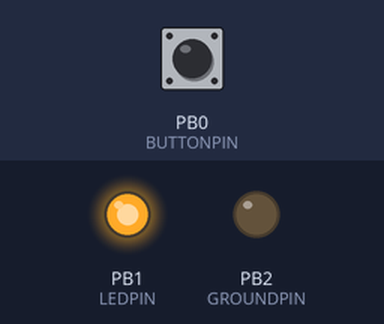
Bench run of a sketch on a simulated ATtiny85, built with avr-gcc and run on an emulated ATtiny85. Parts: output pins drawn as LEDs (lit = HIGH). The test bench sets the inputs (shaded band); at power-on: PB0 (BUTTONPIN) HIGH.

Above: at 0.1 s.
At 6.2 s:
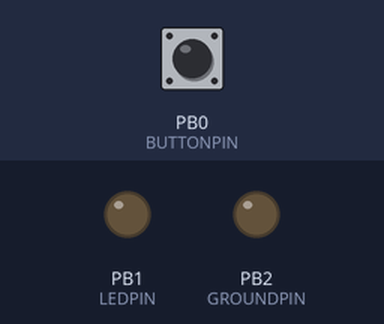
Timing chart, 0 to 7.7 s (numbered marks = the images above):
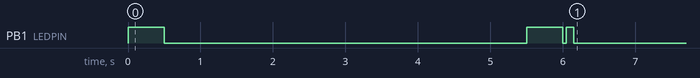

Measured:
- by itself, PB1 (LEDPIN): goes LOW 5.0 s, HIGH 0.50 s, LOW 0.05 s, HIGH 0.10 s, then LOW

The sketch:

BRBDigi.ino
```cpp
#include "DigiKeyboard.h"

#define BUTTONPIN  0
#define GROUNDPIN  2 // You can use pin 2 as ground or the actualy ground pin.
#define LEDPIN     1

// Button default state.  NC - LOW, NO - HIGH
#define BUTTONDEFAULT LOW
#define DEBOUNCEDELAY 50

int buttonState;
int buttonCurrRead;
int buttonPrevRead;
long debounceStart;
boolean buttonPressed = false;

void setup() {
  pinMode(LEDPIN, OUTPUT);

  // Blink
  digitalWrite(LEDPIN, HIGH);
  DigiKeyboard.delay(500);
  digitalWrite(LEDPIN, LOW);


  // Setup Input
  pinMode(BUTTONPIN, INPUT);
  digitalWrite(BUTTONPIN, HIGH);

  // Setup ground
  pinMode(GROUNDPIN, OUTPUT);
  digitalWrite(GROUNDPIN, LOW);

  // Delay otherwise seem to have problem enumerating while P0 and P2 are tied together.
  DigiKeyboard.delay(5000);


  // Blink
  digitalWrite(LEDPIN, HIGH);
  DigiKeyboard.delay(500);
  digitalWrite(LEDPIN, LOW);
}


void loop() {

  buttonCurrRead = digitalRead(BUTTONPIN);

  // has the button changed states?  If so lets start counting
  if (buttonCurrRead != buttonPrevRead) {
    debounceStart = millis();
  }

  // has out count exceeded our delay? If so change set buttonState
  if ((millis() - debounceStart) > DEBOUNCEDELAY) {
    buttonState = buttonCurrRead;
  }

  // keep track of current read value for next pass
  buttonPrevRead = buttonCurrRead;

  // Is our button state different than our button default and have we sent key press?
  if ((buttonState != BUTTONDEFAULT) && !buttonPressed) {

   //  press USB key(s)
   DigiKeyboard.sendKeyStroke(KEY_L, MOD_GUI_LEFT);

    // Wait a short moment, and release.
    digitalWrite(LEDPIN, HIGH);
    DigiKeyboard.delay(100);
    digitalWrite(LEDPIN, LOW);
    DigiKeyboard.sendKeyStroke(0);

   // keep track if we have sent keypress
    buttonPressed = true;
  }

  // if state changes make sure we "unpress" button
  if (buttonState == BUTTONDEFAULT && buttonPressed) {

    // Button is no longer pressed
    buttonPressed = false;

  }
}
```
